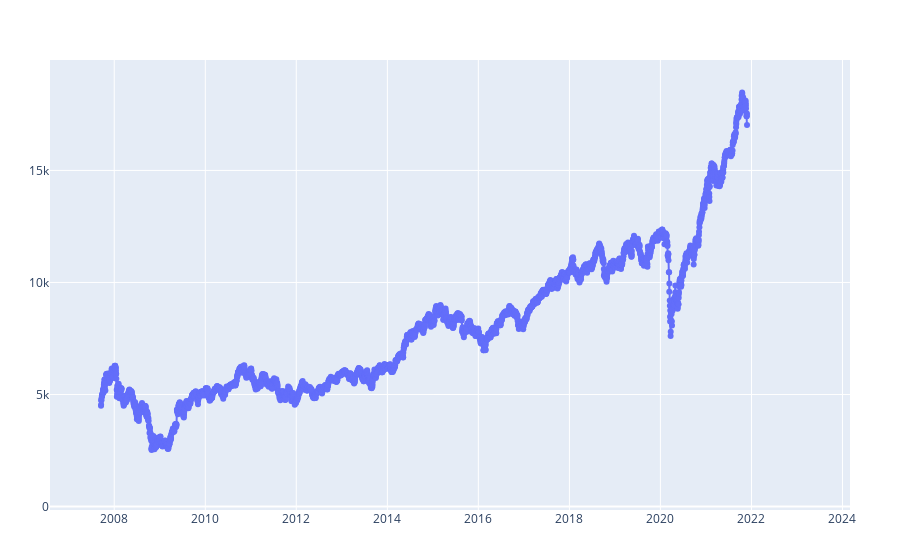

Here is the notebook cell this chart was saved with:
### Code cell
trace1 = scatter(x=d["^NSEI"].dates, y=d["^NSEI"].prices,
                    mode="lines+markers",
                    name="nifty 50")

plot([trace1])

### Figure 1 — Plotly figure (JSON) as saved in the notebook; plotly's stock layout.template omitted (floating-point values rounded to 4 significant figures; data arrays with more than 128 entries replaced by an {"elided": "..."} marker saying what was removed)
{"data": [{"mode": "lines+markers", "name": "nifty 50", "type": "scatter", "x": {"elided": "3467 str values"}, "y": {"elided": "3467 float values"}}], "layout": {"autosize": true, "margin": {"b": 50, "l": 50, "r": 50, "t": 60}, "xaxis": {"autorange": false, "range": ["2006-08-03 16:01:03.7443", "2024-03-01 11:46:45.994"], "type": "date"}, "yaxis": {"autorange": false, "range": [-153.3, 19930.0], "type": "linear"}}}
